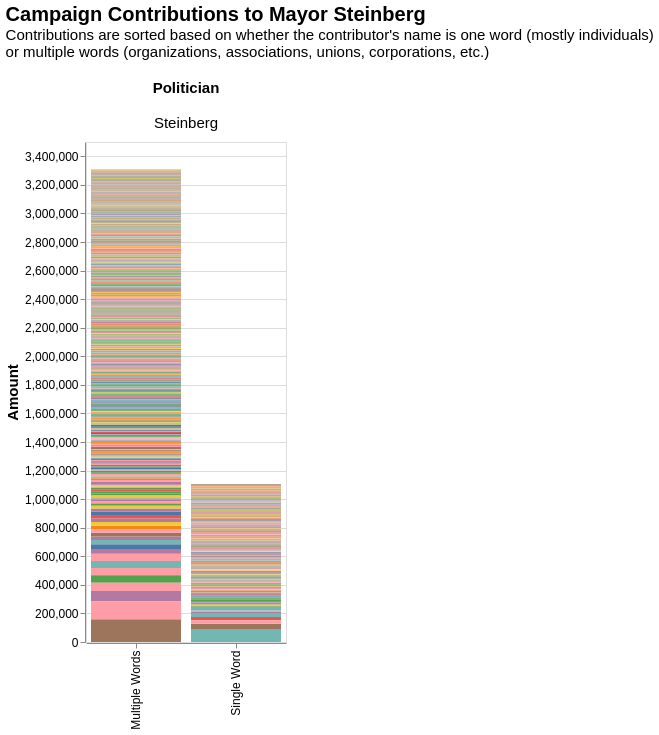

Describe this chart as a Vega-Lite specification.
### Vega-Lite specification from a JSON file in a GitHub repository (floating-point values rounded to 4 significant figures; data arrays with more than 128 entries replaced by an {"elided": "..."} marker saying what was removed)
{"config": {"view": {"continuousWidth": 400, "continuousHeight": 300}}, "data": {"name": "data-94768a82a91c5c7b8ff14cf514d45d50"}, "mark": "bar", "encoding": {"color": {"field": "contributorLastName", "legend": null, "type": "nominal"}, "column": {"field": "PoliticianLastName", "header": {"labelFontSize": 15, "titleFontSize": 15}, "title": "Politician", "type": "nominal"}, "order": {"field": "amount", "sort": "descending", "type": "quantitative"}, "tooltip": [{"field": "contributorLastName", "title": "Contributor's Name", "type": "nominal"}, {"field": "contributorCity", "title": "Contributor's City", "type": "nominal"}, {"field": "amount", "format": "$,.2f", "title": "Amount", "type": "quantitative"}], "x": {"axis": {"labelFontSize": 12, "title": null}, "field": "NameType", "type": "nominal"}, "y": {"axis": {"labelFontSize": 12, "title": "Amount", "titleFontSize": 15}, "field": "amount", "scale": {"domain": [0, 3500000]}, "type": "quantitative"}}, "height": 500, "selection": {"selector022": {"type": "interval", "bind": "scales", "encodings": ["x", "y"]}}, "title": {"text": "Campaign Contributions to Mayor Steinberg", "fontSize": 20, "subtitle": ["Contributions are sorted based on whether the contributor's name is one word (mostly individuals)", "or multiple words (organizations, associations, unions, corporations, etc.)", ""], "subtitleFontSize": 15}, "width": 200, "$schema": "https://vega.github.io/schema/vega-lite/v4.17.0.json", "datasets": {"data-94768a82a91c5c7b8ff14cf514d45d50": {"elided": "2205 records"}}}
